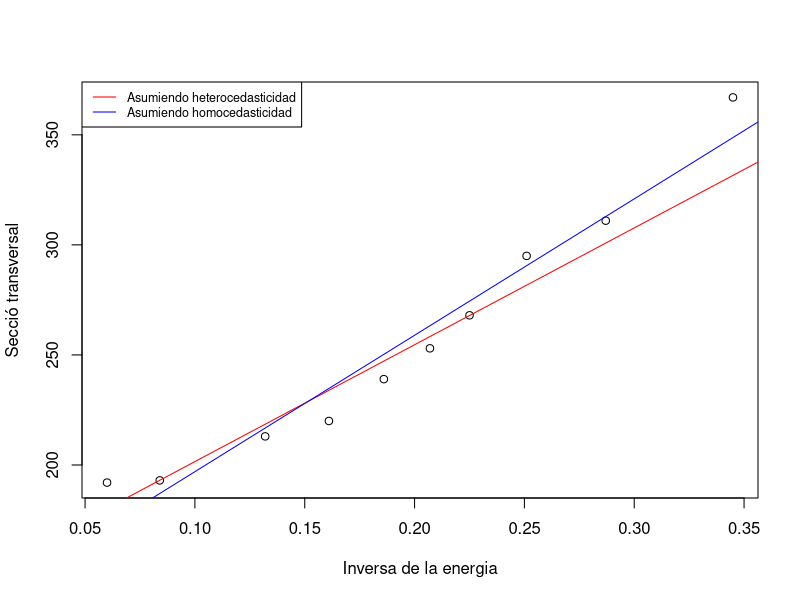

The R source for this figure:
energy = c(
2.899,
3.484 ,
3.984 ,
4.444 ,
4.831 ,
5.376 ,
6.211 ,
7.576 ,
11.905 ,
16.667 
)

st = c(
   367 ,
   311 ,
   295 ,
   268 ,
   253 ,
   239 ,
   220 ,
   213 ,
   193 ,
   192
)

sd = c(
   17,
   9,
   9,
   7,
   7,
   6,
   6,
   6,
   5,
   5
)

energy.inv = 1/energy
var = sd^2
w = 1 / var

df = data.frame(energy.inv, st)

l.heter = lm(formula = st ~ energy.inv, weights = w, data = df)
l.homo = lm(formula = st ~ energy.inv, data = df)



plot(energy.inv,st, ylab = "Secció transversal", xlab = "Inversa de la energia")
legend('topleft', c("Asumiendo heterocedasticidad","Asumiendo homocedasticidad") , lty=1, col=c('red', 'blue'), bty='L', cex=.75)
abline(l.heter$coefficients[1], l.heter$coefficients[2], col = "red")
abline(l.homo$coefficients[1], l.homo$coefficients[2], col = "blue")
